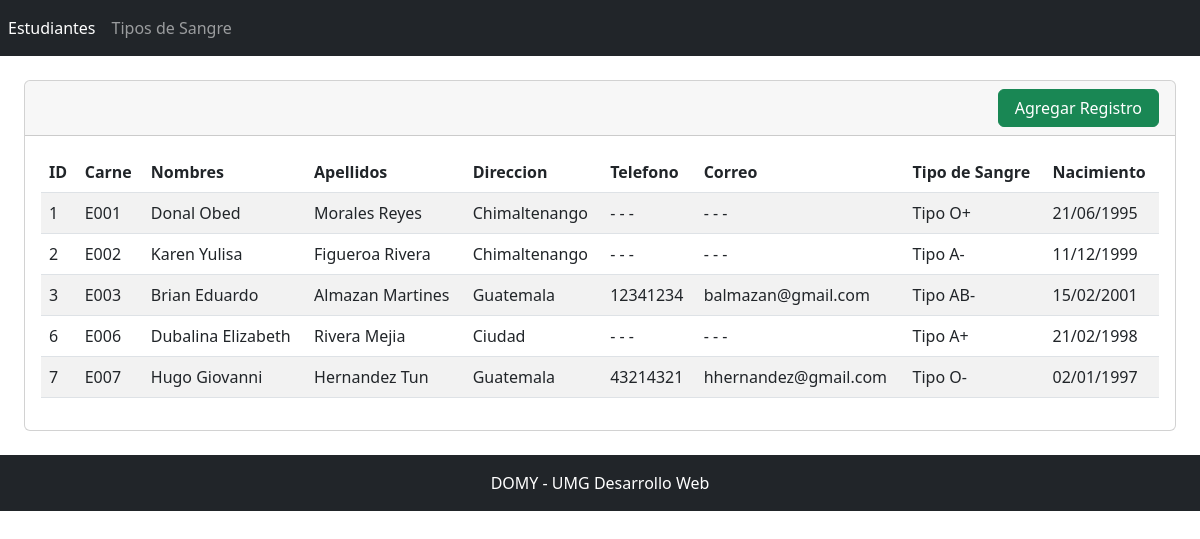
The page / on the database its author committed.
### tables this page shows
CREATE TABLE `estudiantes` (
  `id_estudiante` int NOT NULL AUTO_INCREMENT,
  `carne` varchar(20) NOT NULL,
  `nombres` varchar(60) NOT NULL,
  `apellidos` varchar(60) NOT NULL,
  `direccion` varchar(100) DEFAULT NULL,
  `telefono` varchar(8) DEFAULT NULL,
  `correo_electronico` varchar(100) DEFAULT NULL,
  `id_tipo_sangre` smallint NOT NULL,
  `fecha_nacimiento` date NOT NULL,
  PRIMARY KEY (`id_estudiante`),
  KEY `id_tipo_sangre_tipos_sangre_estudiantes_idx` (`id_tipo_sangre`),
  CONSTRAINT `id_tipo_sangre_tipos_sangre_estudiantes` FOREIGN KEY (`id_tipo_sangre`) REFERENCES `tipos_sangre` (`id_tipo_sangre`) ON UPDATE CASCADE
);

CREATE TABLE `tipos_sangre` (
  `id_tipo_sangre` smallint NOT NULL AUTO_INCREMENT,
  `sangre` varchar(60) NOT NULL,
  PRIMARY KEY (`id_tipo_sangre`)
);

### index.php (the view, shortened to what this page needs)
<?php include("datos_conexion.php"); ?>
<!doctype html>
<html lang="es">
  <head>
    <link rel="stylesheet" href="https://cdn.jsdelivr.net/npm/bootstrap@5.2.0/dist/css/bootstrap.min.css">
  </head>
  <body>
    <header>
      <nav class="navbar navbar-expand-lg navbar-dark bg-dark">
        <div class="collapse navbar-collapse" id="navbarSupportedContent">
          <ul class="navbar-nav mr-auto">
            <li class="nav-item">
              <a class="nav-link active" href="index.php">Estudiantes</a>
            </li>
            <li class="nav-item">
              <a class="nav-link" href="tipo_sangre.php">Tipos de Sangre</a>
            </li>
          </ul>
        </div>
      </nav>
    </header>
    <main class="m-4">
      <div class="card">
        <div class="card-header d-flex justify-content-end">
          <button type="button" class="btn btn-success px-3" data-bs-toggle="modal" data-bs-target="#modalForm" onclick="setAccion('C', null);">Agregar Registro</button>
        </div>
        <div class="card-body table-responsive">
          <table class="table table-striped table-hover">
            <thead>
              <tr>
                <th scope="col">ID</th>
                <th scope="col">Carne</th>
                <th scope="col">Nombres</th>
                <th scope="col">Apellidos</th>
                <th scope="col">Direccion</th>
                <th scope="col">Telefono</th>
                <th scope="col">Correo</th>
                <th scope="col">Tipo de Sangre</th>
                <th scope="col">Nacimiento</th>
              </tr>
            </thead>
            <tbody>
              <?php
                $db_conexion=mysqli_connect($db_host,$db_usr,$db_pass,$db_nombre);
                $db_conexion->real_query('SELECT e.*, DATE_FORMAT(e.fecha_nacimiento, "%d/%m/%Y") AS nacimiento, DATE_FORMAT(e.fecha_nacimiento, "%Y-%m-%d") AS fecha_nacimiento, ts.sangre FROM estudiantes e INNER JOIN tipos_sangre ts ON ts.id_tipo_sangre=e.id_tipo_sangre;');
                $resultado=$db_conexion->use_result();
                while ($fila=$resultado->fetch_assoc()) { ?>
                <tr data-bs-toggle="modal" data-bs-target="#modalForm" onclick='setAccion("U", <?php echo json_encode($fila); ?>);'>
                  <td><?php echo $fila['id_estudiante']; ?></td>
                  <td><?php echo $fila['carne']; ?></td>
                  <td><?php echo $fila['nombres']; ?></td>
                  <td><?php echo $fila['apellidos']; ?></td>
                  <td><?php echo ($fila['direccion']?$fila['direccion']:'- - -'); ?></td>
                  <td><?php echo ($fila['telefono']?$fila['telefono']:'- - -'); ?></td>
                  <td><?php echo ($fila['correo_electronico']?$fila['correo_electronico']:'- - -'); ?></td>
                  <td><?php echo $fila['sangre']; ?></td>
                  <td><?php echo $fila['nacimiento']; ?></td>
                </tr>
              <?php } ?>
            </tbody>
          </table>
        </div>
      </div>
    </main>
    <footer class="bg-dark text-center p-3 text-white">
      DOMY - UMG Desarrollo Web
    </footer>
  </body>
</html>

### rows shown on the page
estudiantes: id_estudiante "1", carne "E001", nombres "Donal Obed", apellidos "Morales Reyes", direccion "Chimaltenango", id_tipo_sangre.sangre "Tipo O+", nacimiento "21/06/1995"
estudiantes: id_estudiante "2", carne "E002", nombres "Karen Yulisa", apellidos "Figueroa Rivera", direccion "Chimaltenango", id_tipo_sangre.sangre "Tipo A-", nacimiento "11/12/1999"
estudiantes: id_estudiante "3", carne "E003", nombres "Brian Eduardo", apellidos "Almazan Martines", direccion "Guatemala", telefono "12341234", correo_electronico "balmazan@gmail.com", id_tipo_sangre.sangre "Tipo AB-", nacimiento "15/02/2001"
estudiantes: id_estudiante "6", carne "E006", nombres "Dubalina Elizabeth", apellidos "Rivera Mejia", direccion "Ciudad", id_tipo_sangre.sangre "Tipo A+", nacimiento "21/02/1998"
estudiantes: id_estudiante "7", carne "E007", nombres "Hugo Giovanni", apellidos "Hernandez Tun", direccion "Guatemala", telefono "43214321", correo_electronico "hhernandez@gmail.com", id_tipo_sangre.sangre "Tipo O-", nacimiento "02/01/1997"
